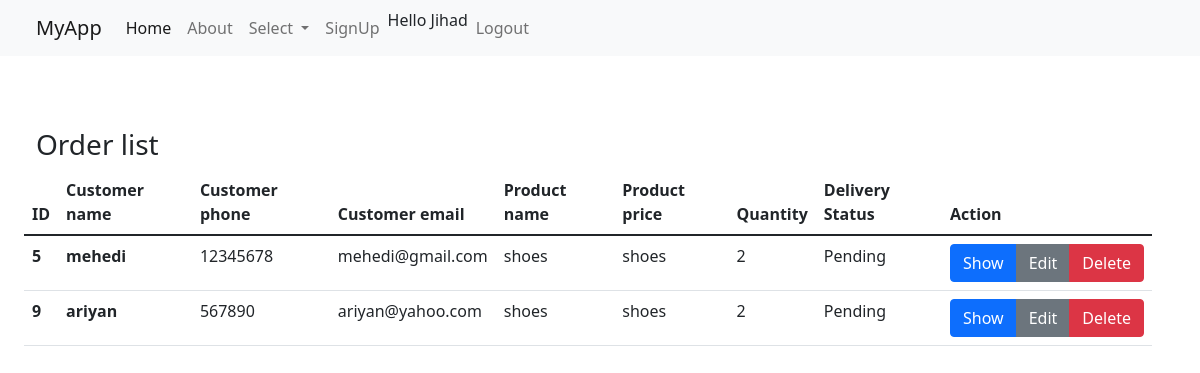
Page /order_list/ (signed in) on the committed database.
### shop/models.py (models this page shows, shortened)
class Order(models.Model):
    delivery_status=(
        ('Pending','Pending'),
        ('Out of warehouse','Out of the warehouse'),
        ('delivered', 'delivered'),
    )
    customer_id= models.ForeignKey(Customer, null=True, blank=True , related_name='Customer', on_delete=models.SET_NULL)
    product_id = models.ForeignKey(Product , null=True, blank=True, related_name='product',on_delete=models.SET_NULL)
    quantity = models.CharField(max_length=20, null = True, blank=True)
    delivery= models.CharField(max_length=50,null=True,blank=True,choices=delivery_status)

class Customer(models.Model):
    name= models.CharField(max_length=100,null=True,blank=True)
    email= models.EmailField(max_length=50,null=True, blank=True)
    phone=models.CharField(max_length=30,null=True,blank=True)
    adress=models.TextField(max_length=100,null=True,blank=True)
    def __str__(self) :
        return self.name

class Product(models.Model):
    product_name=models.CharField(max_length=100,null=True,blank=True)
    product_price=models.DecimalField(max_digits=10,decimal_places=2,null=True,blank=True)
    category_id= models.ForeignKey(Category,null=True, blank=True,related_name='category' ,on_delete=models.SET_NULL)
    product_quantity=models.CharField(max_length=20,null=True,blank=True)
    def __str__(self) :
        return self.product_name

### shop/views.py (the view)
# urls.py: path('order_list/',views.order_list,name='order_list'),
@login_required(login_url='login')
def order_list(request):
    orders = Order.objects.all()
    context={
        "order_list":orders,
    }
    return render(request,"order_list.html", context=context)

### template/order_list.html
{% extends 'master.html' %}
{% block content %}
    <div class="row container-fluid">
        <h3>Order list</h3>
        <table class="table">
            <thead>
              <tr >
                <th scope="col">ID</th>
                <th scope="col">Customer name</th>
                <th scope="col">Customer phone</th>
                <th scope="col">Customer email</th>
                <th scope="col">Product name</th>
                <th scope="col">Product price</th>
                <th scope="col">Quantity</th>
                <th scope="col">Delivery Status</th>
                <th scope="col">Action</th>
              </tr>
            </thead>
            <tbody>
                {% for order in order_list %}
                <tr>
                    <th >{{order.id}}</th>
                    <th>{{ order.customer_id }}</th>
                    <td>{{order.customer_id.phone}}</td>
                    <td>{{order.customer_id.email}}</td>
                    <td >{{ order.product_id }}</td>
                    <td>{{order.product_id}}</td>
                    <td>{{ order.quantity }}</td>
                    <td>{{ order.delivery }}</td>
                    <td>
                        <div class="btn-group" role="group" aria-label="Data Action">
                            <a class="btn btn-primary" href="{% url 'order_details' order.id %}">Show</a>
                            <a class="btn btn-secondary" href="{% url 'update_order' order.id %}">Edit</a>
                            <a class="btn btn-danger" href="{%url 'delete_order' order.id %}" >Delete</a>
                        </div>
                {% endfor %}
    </div>
{%endblock%}

### template/master.html (shortened to what this page needs)
<!doctype html>
<html lang="en">
  <head>
    <link href="https://cdn.jsdelivr.net/npm/bootstrap@5.1.3/dist/css/bootstrap.min.css" rel="stylesheet">
  </head>
  <body>
    <div class="container-fluid w-80">
        <div class="row">
            <nav class="navbar navbar-expand-lg navbar-light bg-light">
                <div class="container-fluid">
                  <a class="navbar-brand" href="#">MyApp</a>
                  <div class="collapse navbar-collapse" id="navbarSupportedContent">
                    <ul class="navbar-nav me-auto mb-2 mb-lg-0">
                      <li class="nav-item">
                        <a class="nav-link active" aria-current="page" href="{% url 'index'%}">Home</a>
                      </li>
                      <li class="nav-item">
                        <a class="nav-link" href="{% url 'about'%}">About</a>
                      </li>
                      <li class="nav-item dropdown">
                        <a class="nav-link dropdown-toggle" href="#" id="navbarDropdown" role="button" data-bs-toggle="dropdown" aria-expanded="false">
                          Select
                        </a>
                      </li>
                      <li class="nav-item">
                        <a class="nav-link" href="{%url 'sign_in'%}">SignUp</a>
                      </li>
                      <li><span class="nav-item">Hello {{request.user}}</span></li>
                      <li class="nav-item">
                          <a class="nav-link" href="{% url 'logout'%}">Logout</a>
                      </li>
                    </ul>
                  </div>
                </div>
              </nav>
        </div>
        <br><br><br>
        {% block content %}
        {%endblock%}
    </div>
  </body>
</html>

### rows in the picture
Order: id "5", customer_id "mehedi", customer_id.phone "12345678", customer_id.email "mehedi@gmail.com", product_id "shoes", quantity "2", delivery "Pending"
Order: id "9", customer_id "ariyan", customer_id.phone "567890", customer_id.email "ariyan@yahoo.com", product_id "shoes", quantity "2", delivery "Pending"

### other values in the picture
{{ request.user }} "Jihad"
